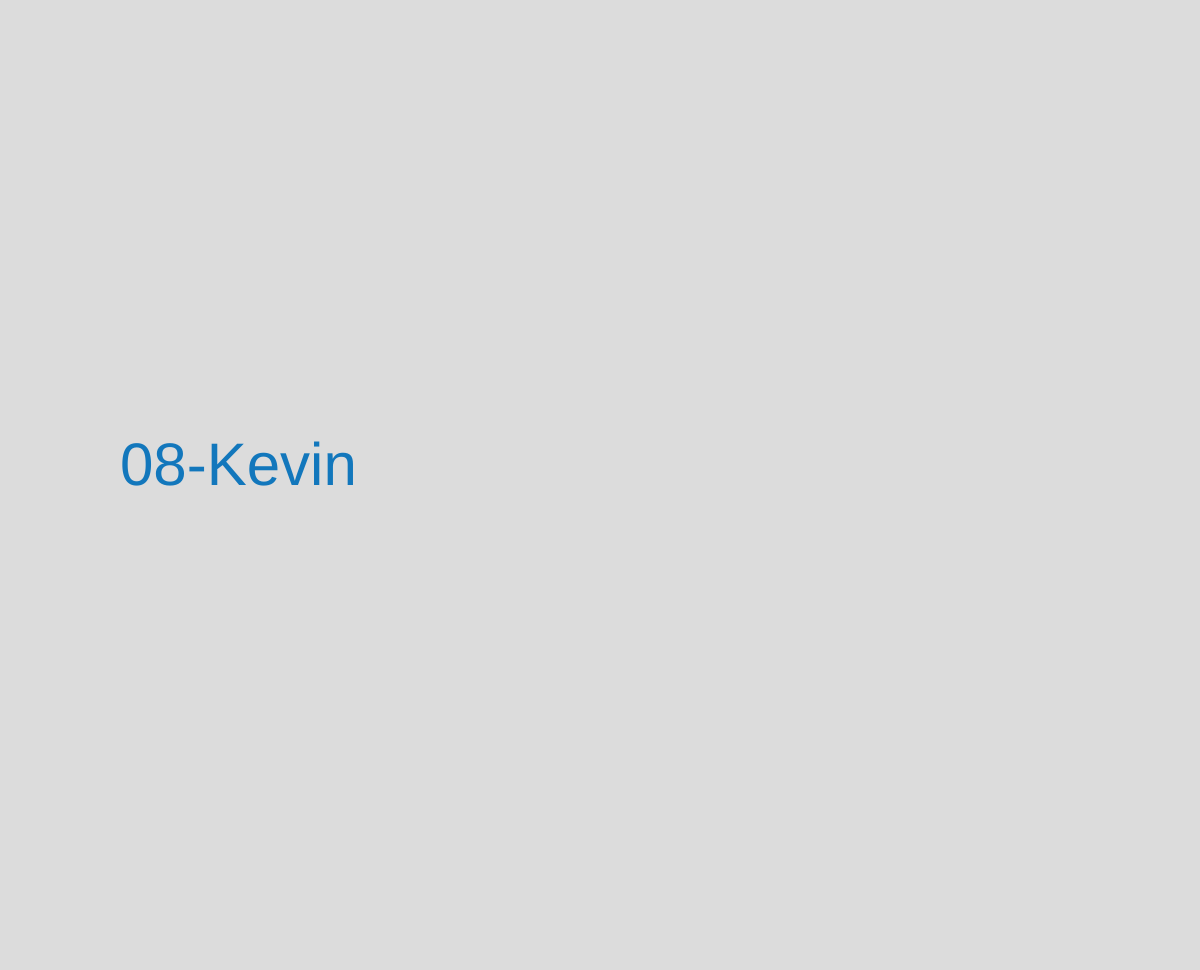
Frame 1 (no input)
Frame 60 (no input): identical to frame 1, image omitted
Frame 120 (the mouse pressed at the canvas centre since frame 60): identical to frame 1, image omitted

The p5.js sketch that drew this single still picture (run headless with seeded random() and noise() and a simulated clock; from frame 60 on, the mouse is pressed at the canvas centre):

// p5.js sketch
// ── sketch.js
// https://editor.p5js.org/jht9629-nyu/sketches/PFolm23Rc
// random 1 of 13 names norepeat

let a_students;
let i_student;

function setup() {
  createCanvas(windowWidth, windowHeight - 30);

  setup_students();

  shuffle(a_students, true);

  i_student = 0;
  // selectStudent();
  let btn = createButton("selectStudent");
  btn.mousePressed(selectStudent);
  
  let btn2 = createButton("changeColor");
  btn2.mousePressed(changeColor);
}

function changeColor() {
  let stu = a_students[i_student];
  stu.c = randomColor();
}

function draw() {
  background(220);
  textSize(60);
  let stu = a_students[i_student];
  let txt = stu.name;
  // fill(randomColor())
  fill(stu.c);
  text(txt, width * 0.1, height * 0.5);
}

function randomColor() {
  return color(random(255), random(255), random(255));
}

function selectStudent() {
  // i_student = random(a_students);
  i_student = (i_student + 1) % a_students.length;
  console.log("student number", i_student);
}

function setup_students() {
  a_students = [
    { name: "01-Simon", c: randomColor() },
    { name: "02-Emilia", c: randomColor() },
    { name: "03-Jerome", c: randomColor() },
    { name: "04-Channing", c: randomColor() },
    { name: "05-Jackie", c: randomColor() },
    { name: "06-Olivia", c: randomColor() },
    { name: "07-RaFia", c: randomColor() },
    { name: "08-Kevin", c: randomColor() },
    { name: "09-Althea", c: randomColor() },
    { name: "10-Emily Xu", c: randomColor() },
    { name: "11-Emily Ye", c: randomColor() },
    { name: "12-Amanda Zhang", c: randomColor() },
    { name: "13-Helena", c: randomColor() },
  ];
}

// text(str, x, y, [maxWidth], [maxHeight])

// https://editor.p5js.org/jht9629-nyu/sketches/QS31TLmOi
// random 1 or 13

// https://editor.p5js.org/jht9629-nyu/sketches/D71gHB2X6
// random 1 of 13 names
